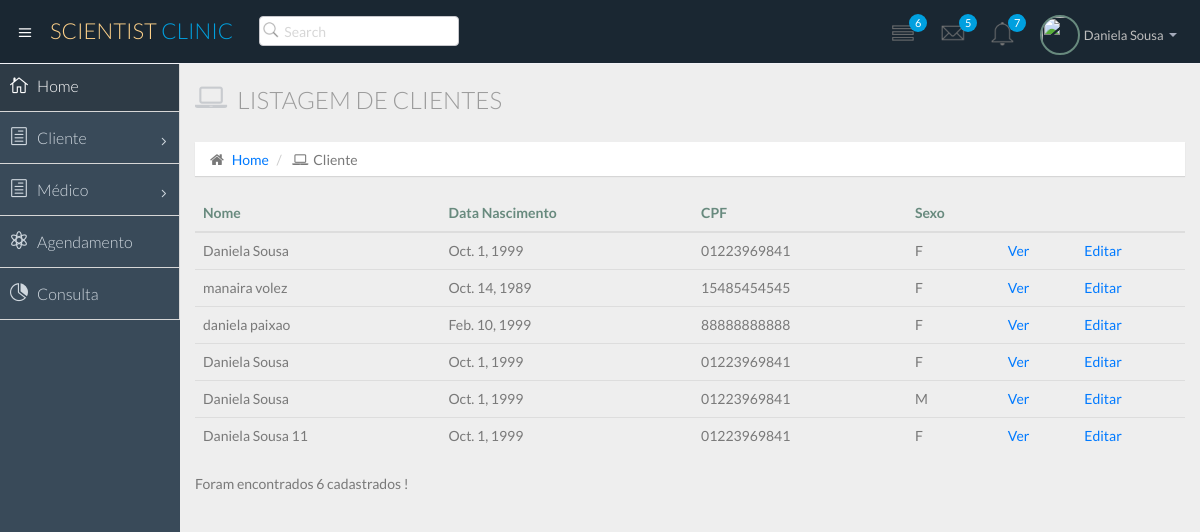
Page /atendimento/cliente/ on the committed database.
### atendimento/models.py (models this page shows)
class Cliente(models.Model):
    nome = models.CharField(max_length=50)
    dt_nasc = models.DateField()
    cpf = models.CharField(max_length=11)
    sexo = models.CharField(max_length=1)

### atendimento/views.py (the view)
# urls.py: path('cliente/', views.cliente_list),
def cliente_list (request):
    clientes = Cliente.objects.all()
    return render(request, 'cliente/list.html', {'clientes':clientes})

### atendimento/templates/cliente/list.html
{% extends "base.html" %} {% block daniela %}
<div class="row">
    <div class="col-lg-12">
        <h3 class="page-header">
            <i class="fa fa-laptop"></i> Listagem de Clientes</h3>
        <ol class="breadcrumb">
            <li>
                <i class="fa fa-home"></i>
                <a href="/atendimento/">Home</a>
            </li>
            <li>
                <i class="fa fa-laptop"></i>Cliente</li>
        </ol>
    </div>
</div>
<div class="row">
    <div class="col-md-12 ">
        <table class="table">
            <thead>
                <tr>
                    <th>Nome</th>
                    <th>Data Nascimento</th>
                    <th>CPF</th>
                    <th>Sexo</th>
                    <th>    </th>
                    <th>    </th>
                </tr>
            </thead>
            <tbody>
                {% for cliente in clientes %}
                <tr>
                    <td>{{cliente.nome }}</td>
                    <td>{{cliente.dt_nasc}}</td>
                    <td>{{cliente.cpf}}</td>
                    <td>{{cliente.sexo}}</td>
                    <td>
                        <a href="/atendimento/cliente/{{cliente.id}}">Ver</a>
                    </td>
                    <td>
                        <a href="/atendimento/cliente/{{cliente.id}}/edit/">Editar</a>
                    </td>
                </tr>
                {% endfor %}
            </tbody>
        </table>
        <tfoot>
            <td colspan="4" style="text-align: right;">
                <p> Foram encontrados {{clientes | length}} cadastrados !</p>
            </td>
        </tfoot>
    </div>
</div>
{% endblock %}

### rows in the picture
Cliente: nome "Daniela Sousa", dt_nasc "Oct. 1, 1999", cpf "01223969841", sexo "F"
Cliente: nome "manaira volez", dt_nasc "Oct. 14, 1989", cpf "15485454545", sexo "F"
Cliente: nome "daniela paixao", dt_nasc "Feb. 10, 1999", cpf "88888888888", sexo "F"
Cliente: nome "Daniela Sousa", dt_nasc "Oct. 1, 1999", cpf "01223969841", sexo "F"
Cliente: nome "Daniela Sousa", dt_nasc "Oct. 1, 1999", cpf "01223969841", sexo "M"
Cliente: nome "Daniela Sousa 11", dt_nasc "Oct. 1, 1999", cpf "01223969841", sexo "F"

### other values in the picture
{{ clientes | length }} "6"
